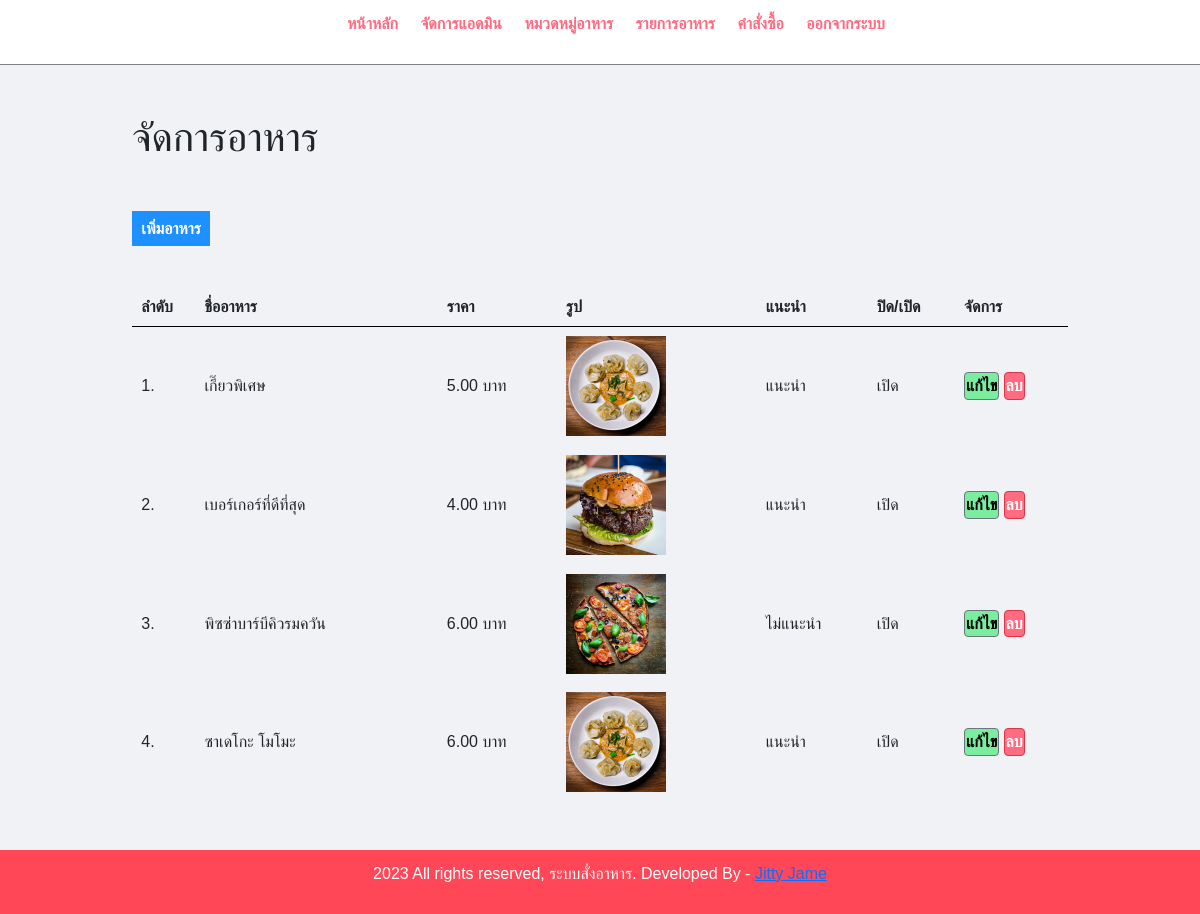
/admin/manage-food.php (signed in), run on the app's committed database.
### tables this page shows
CREATE TABLE `tbl_food` (
  `id` int(10) UNSIGNED NOT NULL,
  `title` varchar(100) NOT NULL,
  `description` text NOT NULL,
  `price` decimal(10,2) NOT NULL,
  `image_name` varchar(255) NOT NULL,
  `category_id` int(10) UNSIGNED NOT NULL,
  `featured` varchar(10) NOT NULL,
  `active` varchar(10) NOT NULL
);

### admin/manage-food.php (the view, shortened to what this page needs)
<?php include('partials/menu.php'); ?>
<div class="main-content">
    <div class="wrapper">
        <h1>จัดการอาหาร</h1>
        <br /><br />
                <a href="<?php echo SITEURL; ?>admin/add-food.php" class="btn-primary">เพิ่มอาหาร </a>
                <br /><br /><br />
                <table class="tbl-full">
                    <tr>
                        <th>ลำดับ</th>
                        <th>ชื่ออาหาร</th>
                        <th>ราคา</th>
                        <th>รูป</th>
                        <th>แนะนำ</th>
                        <th>ปิด/เปิด</th>
                        <th>จัดการ</th>
                    </tr>
                    <?php
                        $sql = "SELECT * FROM tbl_food";
                        $res = mysqli_query($conn, $sql);
                        $count = mysqli_num_rows($res);
                        $sn=1;
                        if($count>0)
                        {
                            while($row=mysqli_fetch_assoc($res))
                            {
                                $id = $row['id'];
                                $title = $row['title'];
                                $price = $row['price'];
                                $image_name = $row['image_name'];
                                $featured = $row['featured'];
                                $active = $row['active'];
                                ?>
                                <tr>
                                    <td><?php echo $sn++; ?>. </td>
                                    <td><?php echo $title; ?></td>
                                    <td> <?php echo $price; ?> บาท</td>
                                    <td>
                                        <?php
                                            if($image_name=="")
                                            {
                                                echo "<div class='error'>Image not Added.</div>";
                                            }
                                            else
                                            {
                                                ?>
                                                <img src="<?php echo SITEURL; ?>images/food/<?php echo $image_name; ?>" width="100px">
                                                <?php
                                            }
                                        ?>
                                    </td>
                                    <td><?php  if($featured == 'Yes'){
                                        echo "แนะนำ";
                                    } else{
                                        echo "ไม่แนะนำ";
                                    }
                                    ?></td>
                                    <td><?php if($active == 'Yes'){
                                        echo "เปิด";
                                    } else{
                                        echo "ปิด";
                                    }
                                     ?></td>
                                    <td>
                                        <a href="<?php echo SITEURL; ?>admin/update-food.php?id=<?php echo $id; ?>" class="btn btn-secondary">แก้ไข</a>
                                        <a href="<?php echo SITEURL; ?>admin/delete-food.php?id=<?php echo $id; ?>&image_name=<?php echo $image_name; ?>" class="btn btn-danger">ลบ</a>
                                    </td>
                                </tr>
                                <?php
                            }
                        }
                        else
                        {
                            echo "<tr> <td colspan='7' class='error'> Food not Added Yet. </td> </tr>";
                        }
                    ?>
                </table>
    </div>
</div>
<?php include('partials/footer.php'); ?>

### css/admin.css (style rules this page uses)
* { margin: 0; padding: 0; font-family: Arial, Helvetica, sans-serif; }
.wrapper { padding: 1%; width: 80%; margin: 0 auto; }
.tbl-full { width: 100%; }
table tr th { border-bottom: 1px solid black; padding: 1%; text-align: left; }
table tr td { padding: 1%; }
.btn-primary { background-color: #1e90ff; padding: 1%; color: white; text-decoration: none; font-weight: bold; }
.btn-secondary { background-color: #7bed9f; padding: 1%; color: black; text-decoration: none; font-weight: bold; }
.btn-danger { background-color: #ff6b81; padding: 1%; color: white; text-decoration: none; font-weight: bold; }
.main-content { background-color: #f1f2f6; padding: 3% 0; }

### data on the page
tbl_food: title "เกี๊ยวพิเศษ", price "5.00", image_name (picture), featured "แนะนำ", active "เปิด"
tbl_food: title "เบอร์เกอร์ที่ดีที่สุด", price "4.00", image_name (picture), featured "แนะนำ", active "เปิด"
tbl_food: title "พิซซ่าบาร์บีคิวรมควัน", price "6.00", image_name (picture), featured "ไม่แนะนำ", active "เปิด"
tbl_food: title "ซาเดโกะ โมโมะ", price "6.00", image_name (picture), featured "แนะนำ", active "เปิด"
